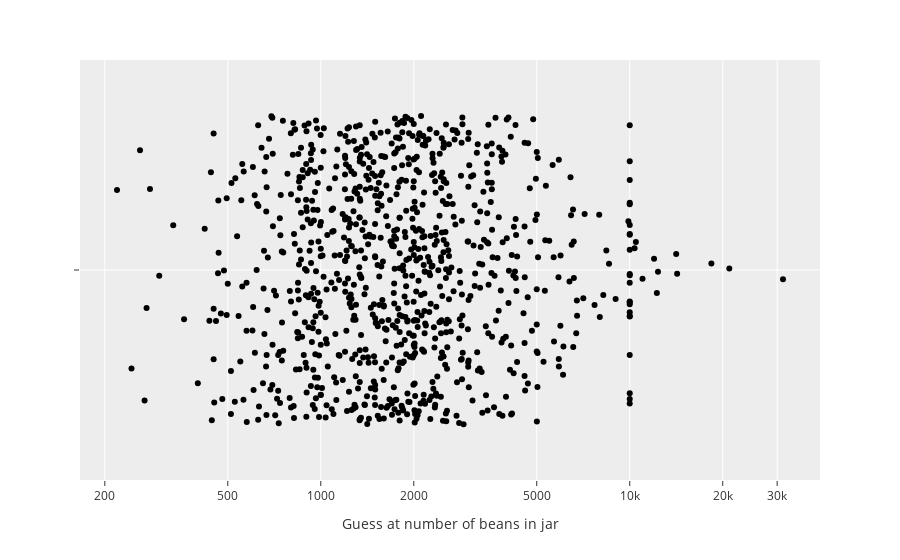

Notebook cell for this chart:
### Code cell
fig = px.strip(df, x="count", template="ggplot2", log_x=True)

fig.update_layout(
    xaxis=dict(
        title="Guess at number of beans in jar",
        tickvals=[200, 500, 1000, 2000, 5000, 10000, 20000, 30000]
    )
)

fig.update_yaxes(
   range=(-0.1,.1)
)

fig.update_traces(marker_color="black")

fig

### Figure 1 — Plotly figure (JSON) as saved in the notebook; plotly's stock layout.template omitted (floating-point values rounded to 4 significant figures; data arrays with more than 128 entries replaced by an {"elided": "..."} marker saying what was removed)
{"data": [{"alignmentgroup": "True", "boxpoints": "all", "fillcolor": "rgba(255,255,255,0)", "hoveron": "points", "hovertemplate": "count=%{x}<extra></extra>", "legendgroup": "", "line": {"color": "rgba(255,255,255,0)"}, "marker": {"color": "black"}, "name": "", "offsetgroup": "", "orientation": "h", "pointpos": 0, "showlegend": false, "type": "box", "x": {"elided": "915 int values"}, "x0": " ", "xaxis": "x", "y0": " ", "yaxis": "y"}], "layout": {"boxmode": "group", "legend": {"tracegroupgap": 0}, "margin": {"t": 60}, "xaxis": {"anchor": "y", "domain": [0, 1], "tickvals": [200, 500, 1000, 2000, 5000, 10000, 20000, 30000], "title": {"text": "Guess at number of beans in jar"}, "type": "log"}, "yaxis": {"anchor": "x", "domain": [0, 1], "range": [-0.1, 0.1]}}}
